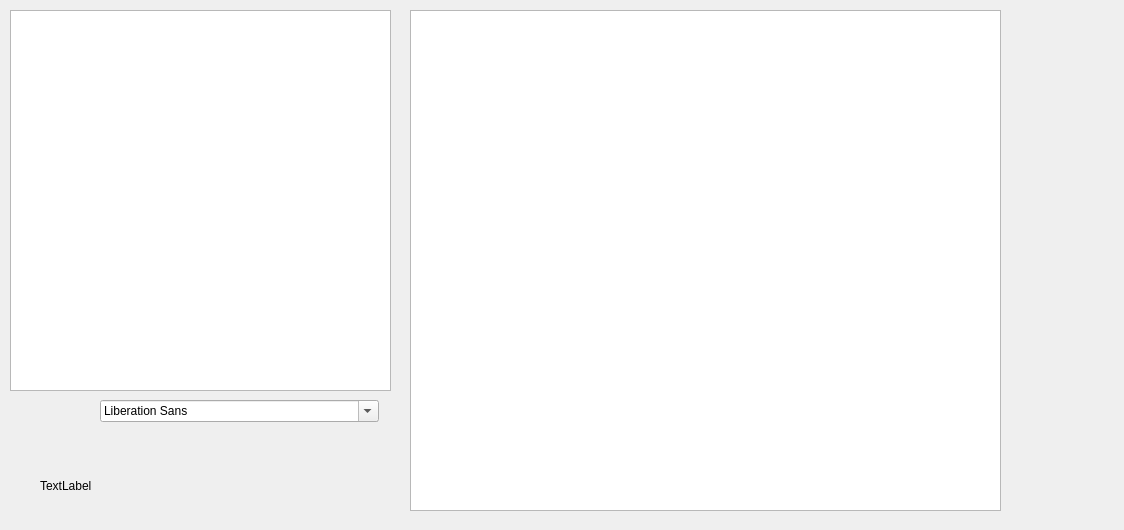
<?xml version="1.0" encoding="UTF-8"?>
<ui version="4.0">
 <class>Form</class>
 <widget class="QWidget" name="Form">
  <property name="geometry">
   <rect>
    <x>0</x>
    <y>0</y>
    <width>1124</width>
    <height>530</height>
   </rect>
  </property>
  <property name="windowTitle">
   <string>Form</string>
  </property>
  <widget class="QPlainTextEdit" name="plainTextEdit">
   <property name="geometry">
    <rect>
     <x>10</x>
     <y>10</y>
     <width>381</width>
     <height>381</height>
    </rect>
   </property>
  </widget>
  <widget class="QTextEdit" name="textEdit">
   <property name="geometry">
    <rect>
     <x>410</x>
     <y>10</y>
     <width>591</width>
     <height>501</height>
    </rect>
   </property>
  </widget>
  <widget class="QLabel" name="label">
   <property name="geometry">
    <rect>
     <x>40</x>
     <y>460</y>
     <width>241</width>
     <height>51</height>
    </rect>
   </property>
   <property name="text">
    <string>TextLabel</string>
   </property>
  </widget>
  <widget class="QFontComboBox" name="fontComboBox">
   <property name="geometry">
    <rect>
     <x>100</x>
     <y>400</y>
     <width>279</width>
     <height>22</height>
    </rect>
   </property>
  </widget>
 </widget>
 <resources/>
 <connections/>
</ui>
